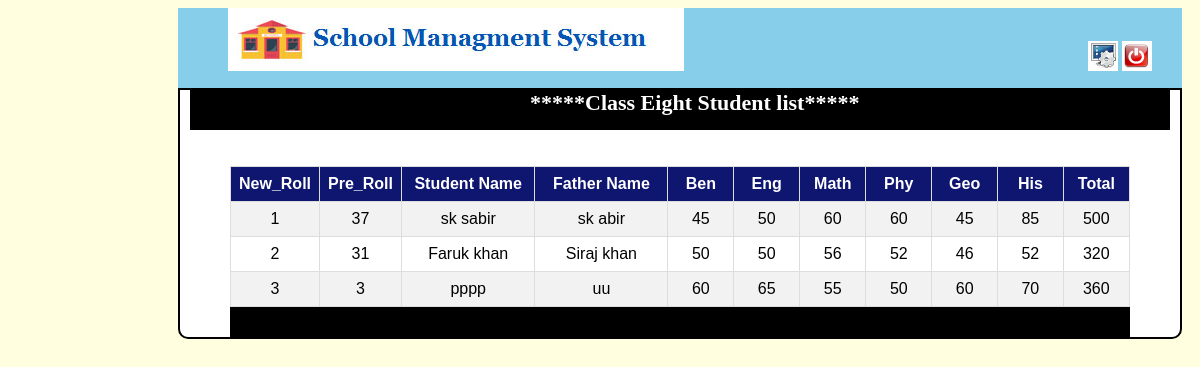
Screenshot of /result_show_eight.php with the database file from the repository.
### tables this page shows
CREATE TABLE `result_eight` (
  `id` varchar(10) NOT NULL,
  `sname` varchar(100) NOT NULL,
  `dob` varchar(100) NOT NULL,
  `fname` varchar(100) NOT NULL,
  `bengali` int(10) NOT NULL,
  `english` int(10) NOT NULL,
  `math` int(10) NOT NULL,
  `phy` int(10) NOT NULL,
  `geo` int(10) NOT NULL,
  `his` int(10) NOT NULL,
  `total` int(10) NOT NULL
);

### result_show_eight.php (the view, shortened to what this page needs)
<!DOCTYPE html>
<html>
<head>
</head>
<body bgcolor="lightyellow">
	<div class="header_left">
		<a href="result_select.php"><img src="headeta.png" class="header_img"></a>
		      <a href="change_pass.php" class="header_right"><img src="sett.png" ></a>
		<a href="logout.php"><img src="logout.png"></a>
	</div>
    <div class="body">
    	<div class="menu">
    		      <b class="header_text">  *****Class Eight Student list*****</b>
    	</div>  <br><br>
            <div class="form">
<div class="fm">
<table id="customers">
  <tr>
    <th style="width: 50px;">New_Roll</th>
    <th style="width: 50px;">Pre_Roll</th>
    <th style="width: 120px;">Student Name</th>
    <th style="width: 120px;">Father Name</th>
    <th style="width: 50px;">Ben</th>
    <th style="width: 50px;">Eng</th>
    <th style="width: 50px;">Math</th>
    <th style="width: 50px;">Phy</th>
    <th style="width: 50px;">Geo</th>
    <th style="width: 50px;">His</th>
    <th style="width: 50px;">Total</th>
  </tr>
  <?php
include "connection.php";
$qer=mysqli_query($conn,"select * from result_eight ");
$c='1';
while($res=mysqli_fetch_assoc($qer))
{
?>
  <tr>
    <td class="tdh"><?php echo $c++; ?></td>
    <td class="tdh"><?php echo $res['id'];  ?></td>
    <td class="tdh"><?php echo $res['sname'];  ?></td>
    <td class="tdh"><?php echo $res['fname'];  ?></td>
      <td class="tdh"><?php echo $res['bengali'];  ?></td>
        <td class="tdh"><?php echo $res['english'];  ?></td>
          <td class="tdh"><?php echo $res['math'];  ?></td>
            <td class="tdh"><?php echo $res['phy'];  ?></td>
              <td class="tdh"><?php echo $res['geo'];  ?></td>
                <td class="tdh"><?php echo $res['his'];  ?></td>
                  <td class="tdh"><?php echo $res['total'];  ?></td>
  </tr>
   <?php } ?>
</table>
  </div>
   <div class="admin"></div>
</div>
         </div>
</body>
</html>

### result_show_eight.php (style rules this page uses)
.header_left { height: 80px; width: 1004px; background-color: skyblue; margin-left: 170px; }
.header_img { margin-left: 50px; }
.header_right { margin-left: 400px; }
.body { width: 1000px; margin-left: 170px; border: 2px solid black; border-left: 2px solid black; border-right: 2px solid black; background-color: white; border-bottom-left-radius: 10px; border-bottom-right-radius: 10px; }
.menu { background-color: black; height: 40px; width: 980px; margin-left: 10px; }
.header_text { color: white; font-size: 22px; margin-left: 340px; }
.form { margin-left: 50px; }
b { font-size: 20px; font-weight: bold; color: blue; margin-left:30px; }
#customers { font-family: "Trebuchet MS", Arial, Helvetica, sans-serif; border-collapse: collapse; width: 100%; }
#customers td, #customers th { border: 1px solid #ddd; padding: 8px; }
#customers tr:nth-child(even) { background-color: #f2f2f2; }
#customers th { padding-top: 8px; padding-bottom: 8px; text-align: center; background-color: #0f166f; color: white; }
.fm { width: 900px; margin-left: 0px; }
.tdh { text-align: center; }
.admin { height: 30px; width: 900px; background: black; margin-left: 0px; color: white; font-size: 20px; text-align: center; }

### rows the page displays
result_eight: id "37", sname "sk sabir", fname "sk abir", bengali "45", english "50", math "60", phy "60", geo "45", his "85", total "500"
result_eight: id "31", sname "Faruk khan", fname "Siraj khan", bengali "50", english "50", math "56", phy "52", geo "46", his "52", total "320"
result_eight: id "3", sname "pppp", fname "uu", bengali "60", english "65", math "55", phy "50", geo "60", his "70", total "360"
